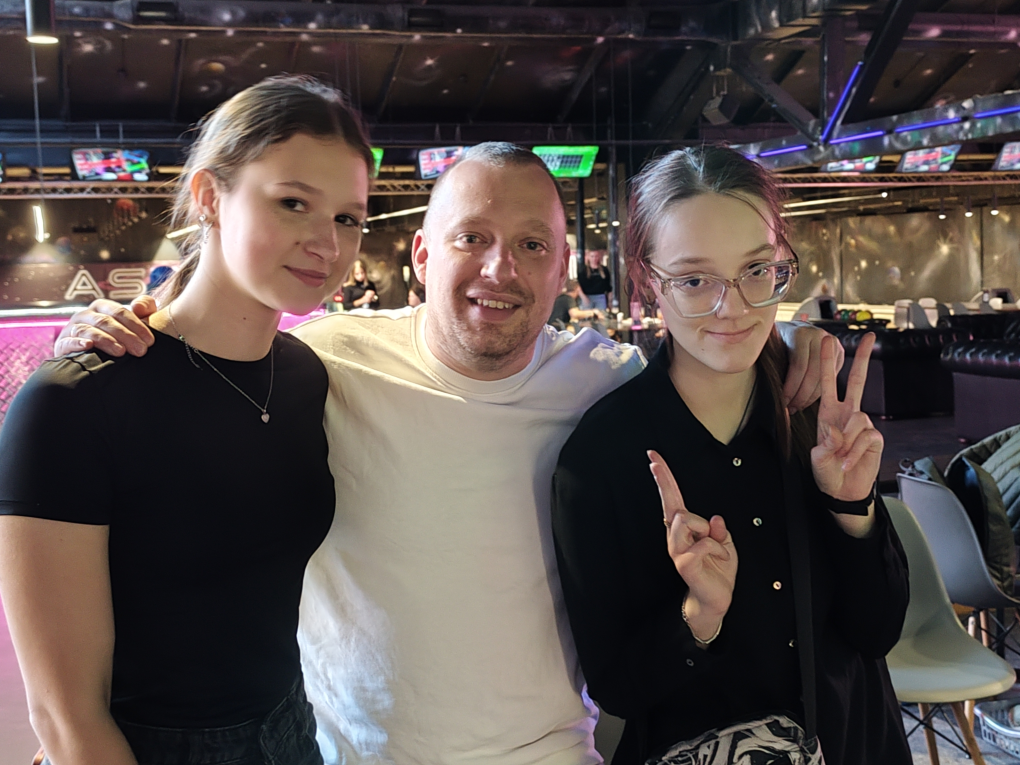
#> input picture images/less4.jpg, 4080 x 3060 px (shown at 1/4 size)
$ python CW_less4.py
#> lines starting #> are read from the running program, lines starting #| are printed output that depends on the picture
import cv2
import numpy as np
image = cv2.imread('images/less4.jpg')
#> image is the input picture: shape (3060, 4080, 3); mean B, G, R 74.4, 77, 87.1
image = cv2.resize(image, (image.shape[1] // 6, image.shape[0] // 6))
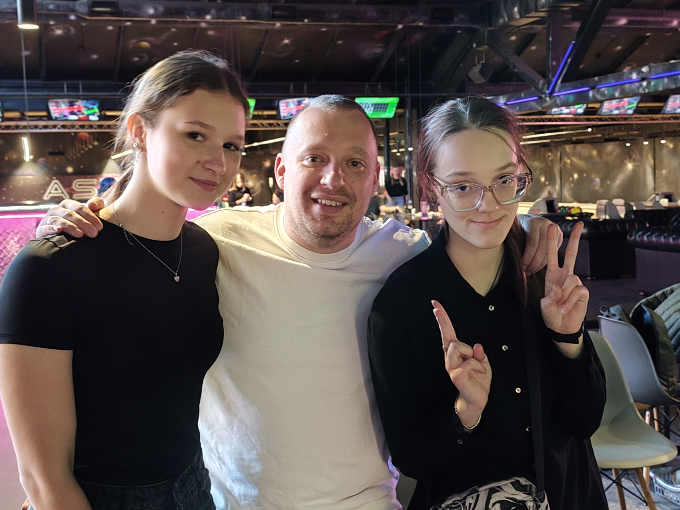
#> image: shape (510, 680, 3); mean B, G, R 74.5, 77.2, 87.2
cv2.putText(image, "(123; 50)x(253; 220)", (128, 40), cv2.FONT_HERSHEY_DUPLEX, 0.35, (14, 50, 207), 1)
cv2.rectangle(image, (123, 50), (253, 220), (14, 50, 207), 2)
cv2.putText(image, "(270; 89)x(385; 250)", (265, 79), cv2.FONT_HERSHEY_DUPLEX, 0.35, (14, 50, 207), 1)
cv2.rectangle(image, (270, 89), (385, 250), (14, 50, 207), 2)
cv2.putText(image, "(415; 85)x(540; 260)", (415, 75), cv2.FONT_HERSHEY_DUPLEX, 0.35, (14, 50, 207), 1)
cv2.rectangle(image, (415, 85), (540, 260), (14, 50, 207), 2)
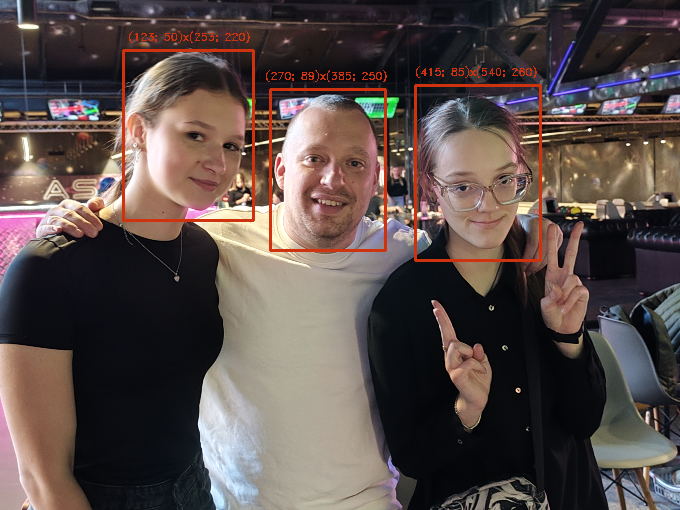
#> image: shape (510, 680, 3); mean B, G, R 73.4, 76.6, 89.3


cv2.imshow('photo', image)
cv2.waitKey(0)
cv2.destroyAllWindows()

$ run again, with images/Photo_1.jpg copied over images/less4.jpg
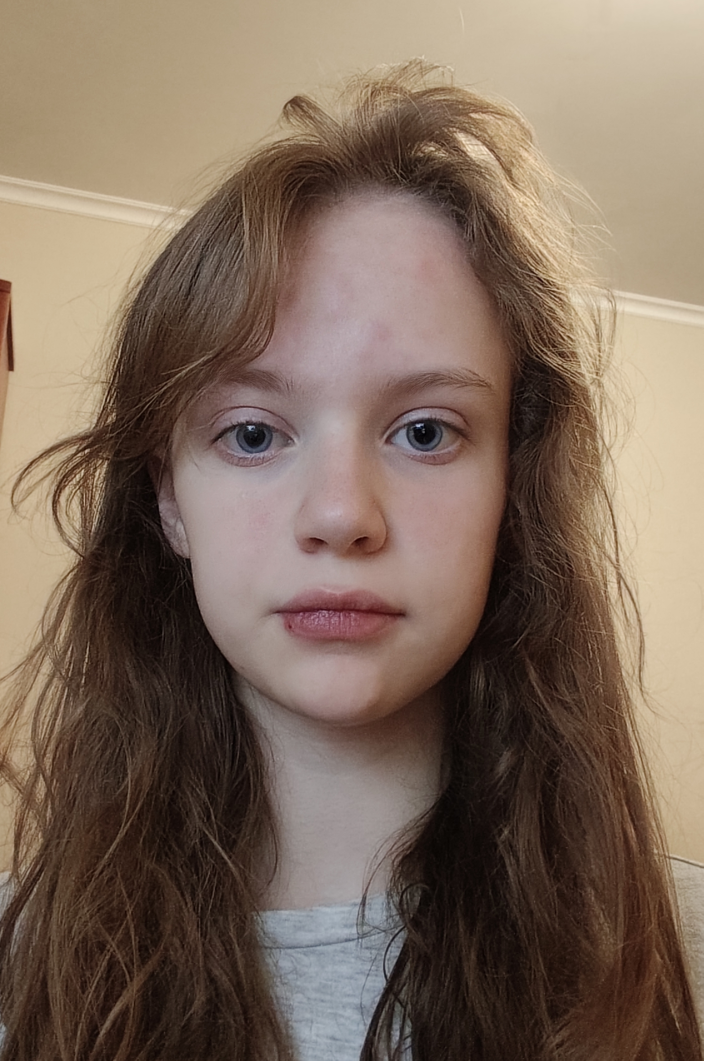
#> input picture images/Photo_1.jpg, 2813 x 4243 px (shown at 1/4 size)
#> image is the input picture: shape (4243, 2813, 3); mean B, G, R 91.9, 106.8, 126.3
#> `image = cv2.resize(image, (image.shape[1] // 6, image.shape[0] // 6))`:
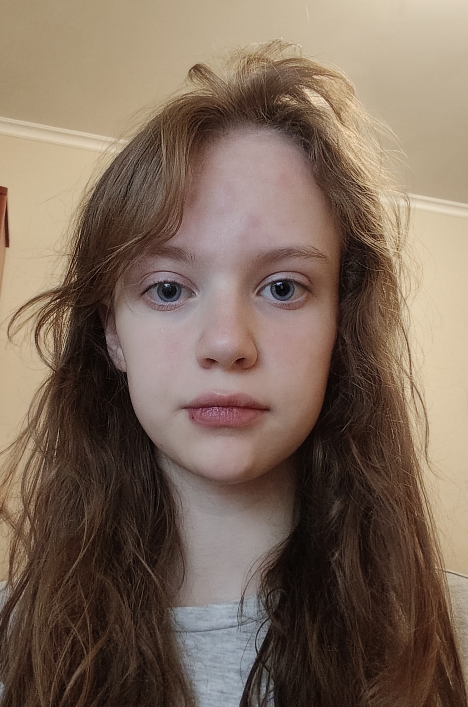
#> image: shape (707, 468, 3); mean B, G, R 91.8, 106.7, 126.2
#> `cv2.rectangle(image, (415, 85), (540, 260), (14, 50, 207), 2)`:
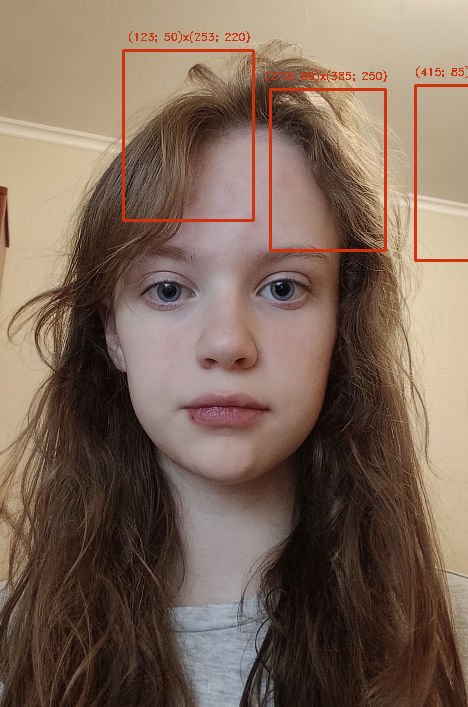
#> image: shape (707, 468, 3); mean B, G, R 90.1, 105.2, 126.8
